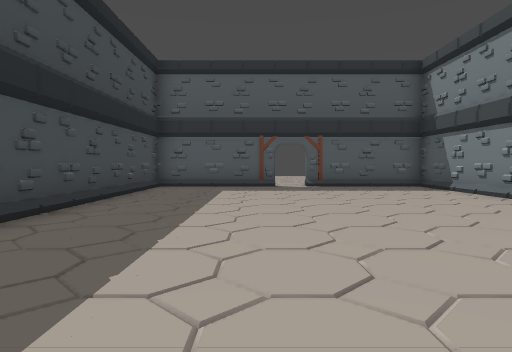
view 1 (above)

14 first-person views from a walk through a 3-D level made in the Godot game engine. The camera is 1.4 m above the floor, tilts 2° down and sees 75° across. The floor is counted in squares, 2 m on a side. Each view is taken from the middle of a square. On the plan, view 1 faces up. The plan holds only what a view shows up to about 10 squares ahead; the rest is blank. The place goes on beyond the plan.

view 2
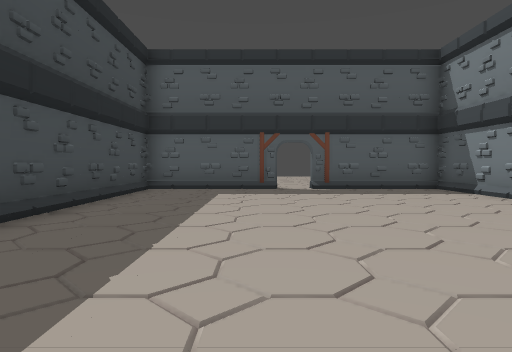

view 3
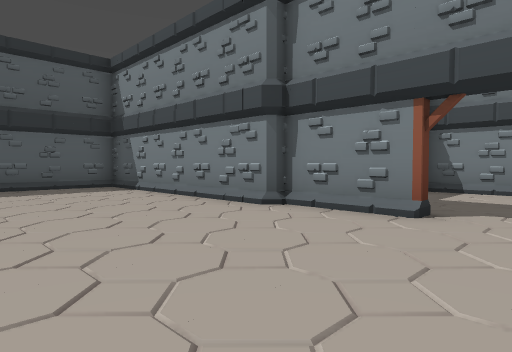

view 4
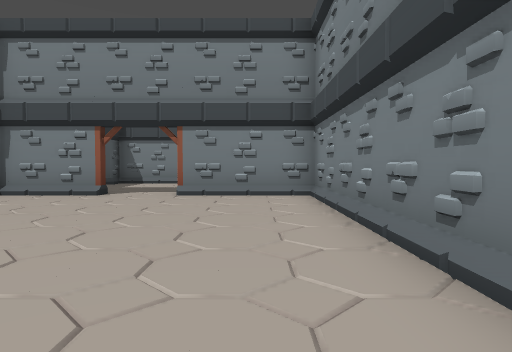

view 5
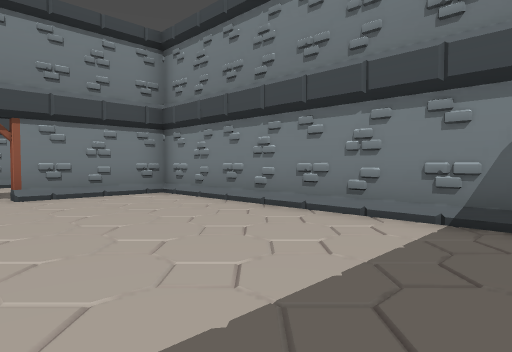

view 6
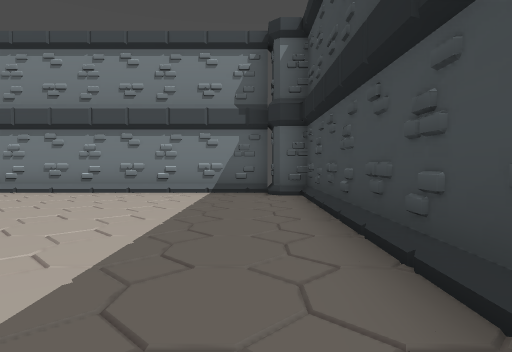

view 7
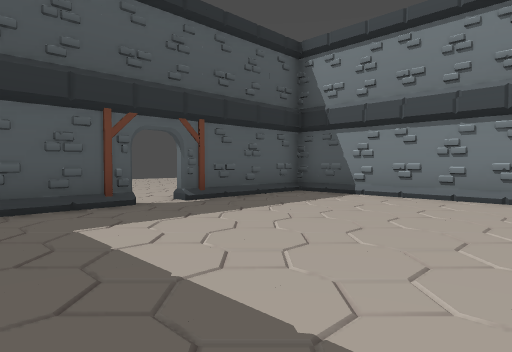

view 8
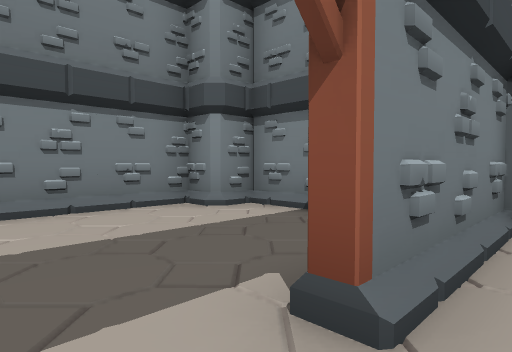

view 9
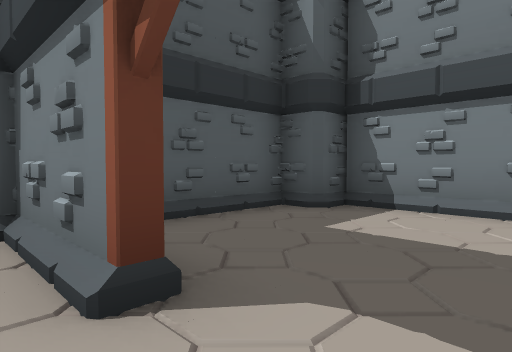

view 10
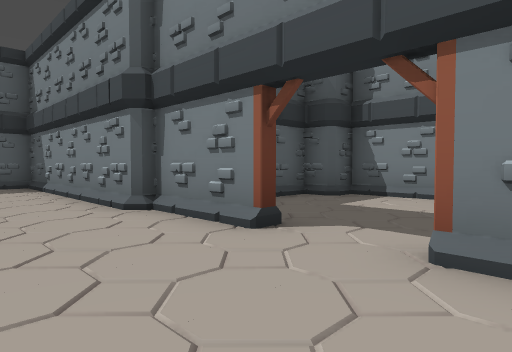

view 11
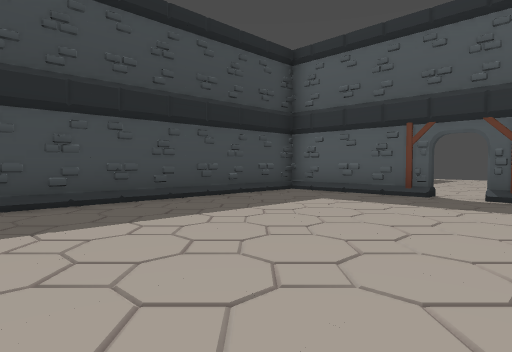

view 12
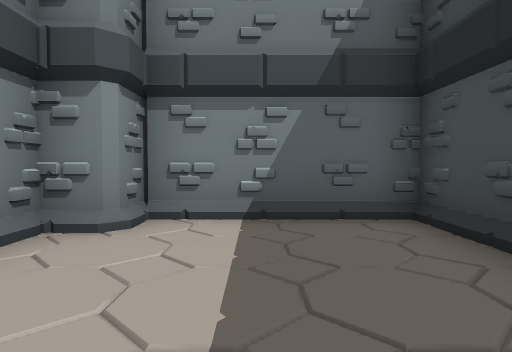

view 13
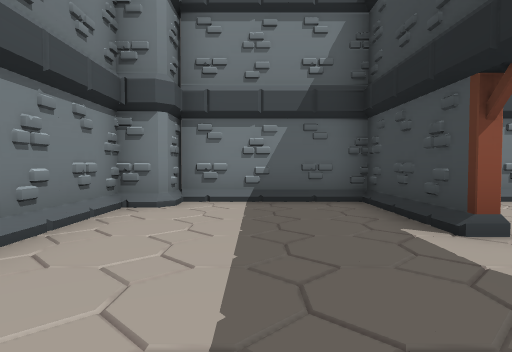

view 14
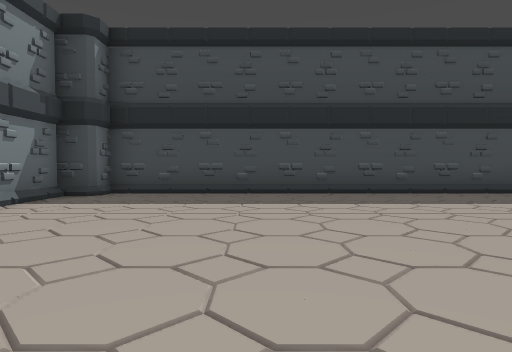

### Floor plan
Key: @ floor where view 1 was taken; # wall or solid block; . floor; / step, stairs or slope.
Columns run from 4 left of view 1 to 11 right of it. Each row starts with its distance up from view 1.
 14     ....
 13     ....
 12     ...
 11 #####.#####
 10 #......../#
  9 ##......./#
  8  #......./#
  7  #......./#
  6  #......./#
  5  #......./#
  4 ##......./#####
  3 #.........#...##
  2 ##........#.../#
  1  #............/#
  0  #..@........./#
 -1  #........#.../#
 -2  #........#.../#
 -3  #////////#///##
 -4  ##############

Where each view was taken, in squares from view 1:
view 1: 0 up, 0 right, facing up
view 2: 1 up, 0 right, facing up
view 3: 0 up, 1 right, facing up-right
view 4: 2 down, 2 left, facing right
view 5: 1 up, 2 left, facing down-right
view 6: 5 up, 2 left, facing down
view 7: 5 up, 2 left, facing up-right
view 8: 1 up, 5 right, facing down-right
view 9: 0 up, 5 right, facing up-right
view 10: 1 down, 3 right, facing up-right
view 11: 3 up, 3 right, facing up-left
view 12: 1 up, 8 right, facing down
view 13: 3 up, 8 right, facing down
view 14: 1 up, 5 right, facing left
